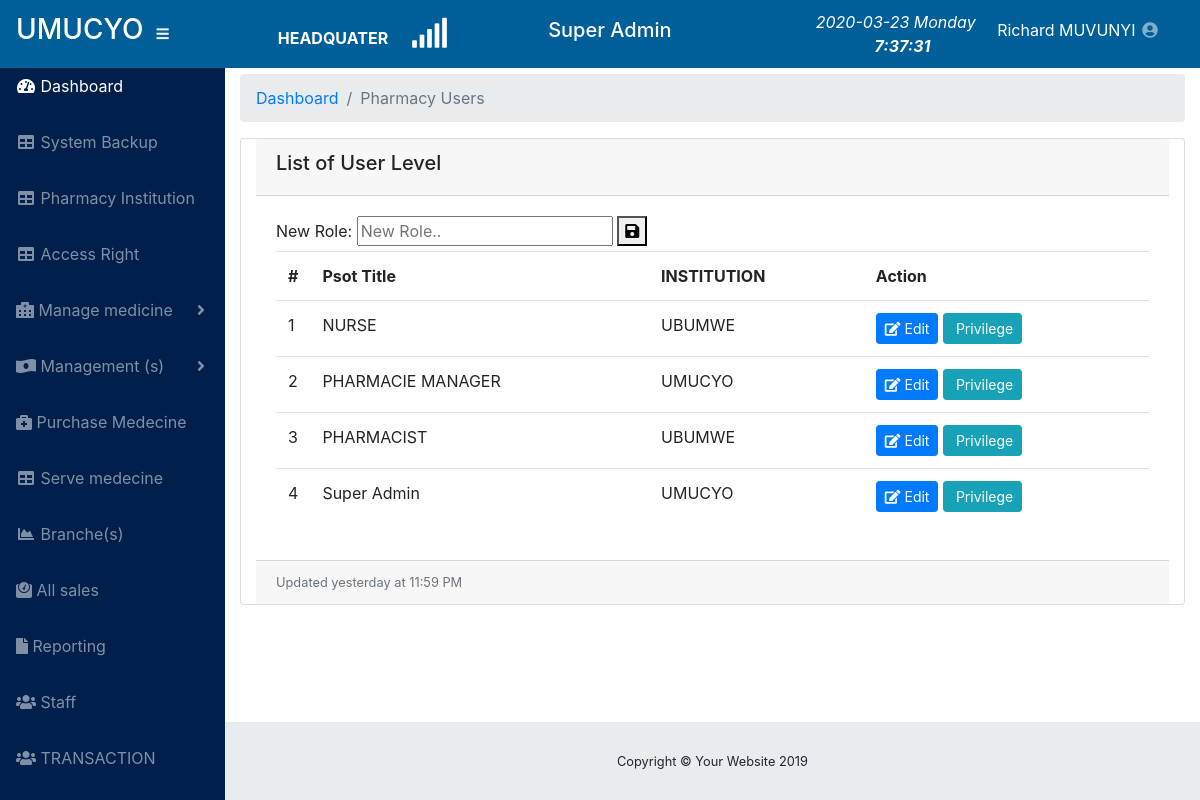
/pharmacy_privilegie.php (signed in), run on the app's committed database.
### tables this page shows
CREATE TABLE `phar_branch` (
  `branch_ID` int(11) NOT NULL,
  `branch_name` varchar(60) NOT NULL,
  `institution_code` varchar(45) NOT NULL,
  `branch_province` varchar(60) NOT NULL,
  `brannch_district` varchar(60) NOT NULL,
  `branch_region` varchar(60) NOT NULL,
  `inserted_user` varchar(60) NOT NULL,
  `inserted_date` date NOT NULL,
  `branch_status` enum('0','1') NOT NULL DEFAULT '0'
);

CREATE TABLE `user_role` (
  `role_id` int(11) NOT NULL,
  `role_name` varchar(45) NOT NULL,
  `institution_code` varchar(45) NOT NULL,
  `reg_date` date NOT NULL
);

CREATE TABLE `phar_institution` (
  `institution_id` int(11) NOT NULL,
  `institution_name` varchar(60) NOT NULL,
  `institution_email` varchar(60) NOT NULL,
  `institution_phone` varchar(50) NOT NULL,
  `institution_code` varchar(45) NOT NULL,
  `institution_TIN` varchar(45) NOT NULL,
  `institution_location` varchar(45) NOT NULL,
  `registered_by` int(11) NOT NULL,
  `reg_date` date NOT NULL,
  `institution_status` enum('0','1') NOT NULL DEFAULT '0'
);

### pharmacy_privilegie.php (the view, shortened to what this page needs)
<?php
    include('includes/head_tag.php');
?>
</head>
<body id="page-top">
  <?php include('includes/menu.php'); ?>
    <div id="content-wrapper" style="">
      <div class="container-fluid">
        <ol class="breadcrumb">
          <li class="breadcrumb-item">
            <a href="home">Dashboard</a>
          </li>
          <li class="breadcrumb-item active">Pharmacy Users </li>
        </ol>
  <div class="card col-md-12">
    <div class="card-header">
      <h5>List of User Level</h5>
      <div><?php
          if (isset($_REQUEST['edit'])) {
            $label = "Update Post:";
            $act = "update_place";
            $name = $_REQUEST['edit'];
            $id = $_REQUEST['id'];
          }
          else {
            $label = "New Role:";
            $act = "new_level";
            $name = "";
            $id = "";
          }
          ?>
        </div>
        <div class="card-body">
        <div class="box">
            <div class="box-header">
              <div class="pull-right">
                <form action="action_page" method="post">
                  <label><?php echo $label; ?></label>
                  <input type="text" name="post" value="<?php echo $name; ?>" placeholder="New Role.." required>
                  <button type="submit" name="<?php echo $act; ?>" value="<?php echo $id; ?>">
                    <i class="fa fa-save text-blue"></i></button>
                </form>
              </div>
            </div>
            <?php
            if($_SESSION['role_id'] == 1){
              $sql = "SELECT * FROM user_role
              INNER JOIN phar_institution ON user_role.institution_code=phar_institution.institution_code
              ORDER BY role_name ASC";
              $result = $conn->query($sql);
            }else{
              $sql = "SELECT * FROM user_role WHERE institution_code='$_SESSION[institution_code]'
              ORDER BY role_name ASC";
              $result = $conn->query($sql);
            }
            if ($result->num_rows > 0) {
            ?>
            <div class="box-body no-padding">
              <table class="table table-condensed ">
                <tr>
                  <th style="width: 10px">#</th>
                  <th>Psot Title</th>
                  <?php if($_SESSION['role_id'] == 1){?>
                  <th>INSTITUTION</th>
                  <?php } ?>
                  <th class="pull-right">Action</th>
                </tr>
                <?php
                $n = 1;
                while ($row = $result->fetch_assoc()) {
                ?>
                <tr>
                  <td><?php echo $n; ?></td>
                  <td><?php echo $row['role_name']; ?></td>
                  <?php if($_SESSION['role_id'] == 1){?>
                  <td><?php echo $row['institution_name']; ?></td>
                  <?php } ?>
                  <td class="pull-right">
                    <a href="?edit=<?php echo $row['role_name']; ?>&id=<?php echo $row['role_id']; ?>" class="btn btn-primary btn-sm">
                    <i class="fa fa-edit"></i> Edit</a><?php// } ?>
                    <a href="user_access?id=<?php echo $row['role_id']; ?>" class="btn-sm btn btn-info">
                      <i class="fa fa-gears"></i> Privilege</a><?php// } ?>
                  </td>
                </tr>
                <?php $n++; } ?>
              </table>
            </div>
            <?php }
            else {
              echo "There is no Post available!";
            } ?>
          </div>
        </div>
          <div class="card-footer small text-muted">Updated yesterday at 11:59 PM</div>
        </div>
      </div>
      <footer class="sticky-footer">
        <div class="container my-auto">
          <div class="copyright text-center my-auto">
            <span>Copyright © Your Website 2019</span>
          </div>
        </div>
      </footer>
    </div>
  </div>
</body>
</html>

### includes/menu.php (shortened to what this page needs)
<?php
include('includes/config.php');
$sql_priv = "SELECT * FROM `user_privilegies` WHERE role_id ='$_SESSION[role_id]'";
$result = $conn->query($sql_priv);
$rows = $result->fetch_assoc();
$sql_role = "SELECT * FROM `user_role` WHERE role_id ='$_SESSION[role_id]'";
$result = $conn->query($sql_role);
$row_roleName = $result->fetch_assoc();
$role_name = $row_roleName['role_name'];
$sql = "SELECT * FROM `phar_branch` WHERE branch_ID = '$_SESSION[branch]'";
$result = $conn->query($sql);
$row = $result->fetch_object();
$branch_name = $row->branch_name;
?>
<nav class="navbar navbar-expand navbar-dark navbar-fixed-top fixed-top" style="background-color: #005f98; margin-bottom: auto;" >
    <a class="navbar-brand mr-1" href="home">
      <h3>UMUCYO</h3>
    </a>
    <button class="btn btn-link btn-sm text-white order-1 order-sm-0" id="sidebarToggle" href="#">
      <i class="fas fa-bars"></i>
    </button>
    <a  href="" id=""  aria-expanded="false">
          <span style="color: #FFF;margin-left:100px;"><b><?php echo $branch_name; ?></b>
            &nbsp;&nbsp;&nbsp;&nbsp;<i id="demo"></i></span>
        </a>
<h5 style="margin-left: 100px; color: #fff;"><?php echo $role_name; ?></h5>
    <div class="d-none d-md-inline-block form-inline ml-auto mr-0 mr-md-3 my-2 my-md-0">
    <ul class="navbar-nav ml-auto ml-md-0 my-2 my-md-0">
             <i class="" style="color: #FFF;">
        <?php echo date("Y-m-d")."  ". date("l"); ?>&nbsp;&nbsp;&nbsp;
      <strong><label id="timer"></label></strong>
      </i>
      <li class="nav-item dropdown no-arrow">
        <a class="nav-link dropdown-toggle" href="#" id="userDropdown" role="button" data-toggle="dropdown" aria-haspopup="true" aria-expanded="false">
          <span style="color: #FFF;"><?php echo $_SESSION['first_name']." ".$_SESSION['last_name']; ?></span>
          <i class="fas fa-user-circle fa-fw"></i>
        </a>
      </li>
    </ul>
  </div>
  </nav>
  <br><br>
<div id="wrapper" style="margin-top: 10px;" >
    <ul class="sidebar navbar-nav"style="background-color: #011f4b;">
      <li class="nav-item active">
        <a class="nav-link" href="home">
          <i class="fas fa-fw fa-tachometer-alt"></i>
          <span>Dashboard</span>
        </a>
      </li>
      <?php if($_SESSION['role_id']== 1){ ?>
      <li class="nav-item">
        <a class="nav-link" href="phar_institution">
        <i class="fas fa-fw fa-table"></i>
          <span>System Backup</span></a>
      </li>
      <li class="nav-item">
        <a class="nav-link" href="phar_institution">
        <i class="fas fa-fw fa-table"></i>
          <span>Pharmacy Institution</span></a>
      </li>
      <?php } if($rows['acc_privilegie']== 1 || $_SESSION['role_id']== 1){ ?>
      <li class="nav-item">
        <a class="nav-link" href="pharmacy_privilegie">
        <i class="fas fa-fw fa-table"></i>
          <span>Access Right</span></a>
      </li>
      <?php } if($rows['acc_medecine']== 1 || $_SESSION['role_id']== 1){ ?>
      <li class="nav-item dropdown">
        <a class="nav-link dropdown-toggle" href="#" id="pagesDropdown" role="button" data-toggle="dropdown" aria-haspopup="true" aria-expanded="false">
          <i class="fas fa-hospital-alt"></i>
          <span>Manage medicine</span>
        </a>
        </li>
      <?php } if($rows['acc_management']== 1 || $_SESSION['role_id']== 1){ ?>
          <li class="nav-item dropdown">
        <a class="nav-link dropdown-toggle" href="#" id="pagesDropdown" role="button" data-toggle="dropdown" aria-haspopup="true" aria-expanded="false">
          <i class="fas fa-money-bill-wave-alt"></i>
          <span>Management (s)</span>
        </a>
      </li>
      <?php  } if($rows['acc_purchased']== 1 || $_SESSION['role_id']== 1){ ?>
      <li class="nav-item">
        <a class="nav-link" href="medecine_purchase">
        <i class="fas fa-briefcase-medical"></i>
          <span>Purchase Medecine</span></a>
      </li>
      <?php } if($rows['acc_to_serve']== 1 || $_SESSION['role_id']== 1){ ?>
      <li class="nav-item">
        <a class="nav-link" href="medecine">
        <i class="fas fa-fw fa-table"></i>
          <span>Serve medecine</span></a>
      </li>
      <?php } if($rows['acc_branches']== 1 || $_SESSION['role_id']== 1){ ?>
      <li class="nav-item">
        <a class="nav-link" href="pharmacy_branch">
          <i class="fas fa-fw fa-chart-area"></i>
          <span>Branche(s)</span>
        </a>
      </li>
      <?php } if($rows['acc_all_served']== 1 || $_SESSION['role_id']== 1){ ?>
      <li class="nav-item">
        <a class="nav-link" href="all_sales">
          <i class="fas fa-weight"></i>
          <span>All sales</span></a>
      </li>
      <?php } if($rows['acc_manager_report']== 1 || $_SESSION['role_id']== 1){ ?>
      <li class="nav-item">
        <a class="nav-link" href="financialreport">
          <i class="fas fa-file"></i>
          <span>Reporting</span></a>
      </li>
      <?php } if($rows['acc_pharmacy_user']== 1 || $_SESSION['role_id']== 1){ ?>
     <li class="nav-item">
        <a class="nav-link" href="pharmacy_users">
          <i class="fas fa-users"></i>
          <span>Staff</span>
        </a>
      </li>
      <?php } if($rows['acc_transaction']== 1 || $_SESSION['role_id']== 1){ ?>
      <li class="nav-item">
        <a class="nav-link" href="checkout">
          <i class="fas fa-users"></i>
          <span>TRANSACTION</span>
        </a>
      </li>
      <?php }  ?>
    </ul>

### data on the page
phar_branch: branch_name "HEADQUATER"
user_role: role_name "Super Admin", phar_institution.institution_name "UMUCYO"
user_role: role_name "NURSE", phar_institution.institution_name "UBUMWE"
user_role: role_name "PHARMACIE MANAGER", phar_institution.institution_name "UMUCYO"
user_role: role_name "PHARMACIST", phar_institution.institution_name "UBUMWE"

### other printed values
$_SESSION['first_name'] "Richard"
$_SESSION['last_name'] "MUVUNYI"
$label "New Role:"
